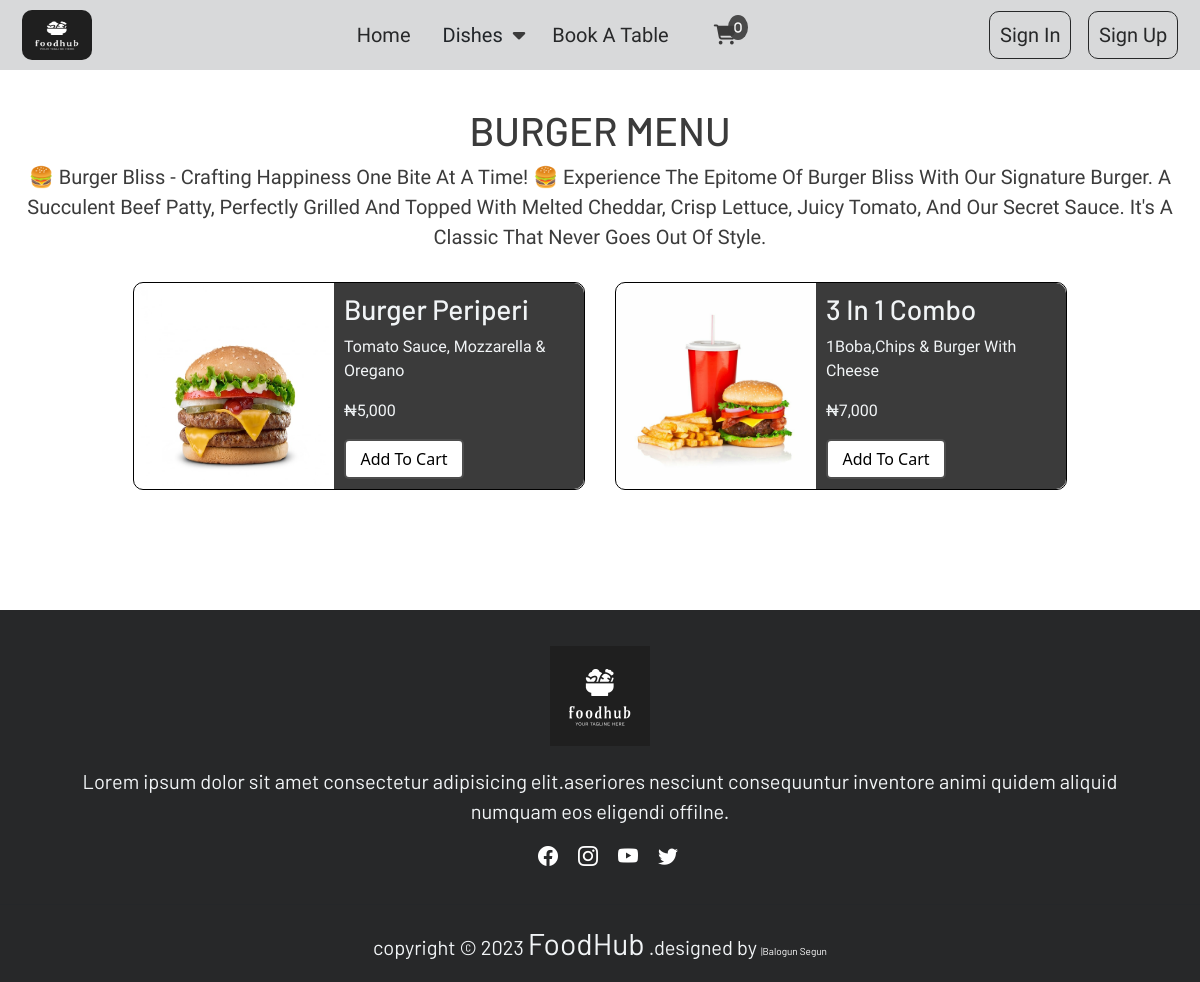
Page /product/burger on the committed database.
### food_app/models.py (models this page shows, shortened)
class Category(models.Model):
    food_name = models.CharField(max_length=50)
    pics = models.ImageField(upload_to="category_pics")
    description = models.TextField(null=True)
    slug = models.SlugField(unique=True)

class Product(models.Model):
    type = models.ForeignKey(Category, on_delete=models.CASCADE)
    product_name = models.CharField(max_length=100)
    pics = models.ImageField(upload_to="product_pics")
    price = models.IntegerField()
    description = models.TextField(max_length=100)
    slug = models.SlugField()
    def __str__(self):
        return self.product_name

### food_app/views.py (the view)
# urls.py: path("product", views.add_product, name="product"),
def product(request, slug):
    foodbrand = get_object_or_404(Category, slug=slug)
    type_slug_value =  slug
    product = Product.objects.filter(type__slug=type_slug_value)
    print(product)
    context = {
        "foodbrand":foodbrand,
        "product": product,
    }
    return render(request, 'product.html', context)

### food_app/context_processors.py (called while the page is built)
def site_settings(request):
    today = datetime.date.today()
    year = today.year
    category = Category.objects.all()
    return {'category': category, 'year': year}

def order_item_count(request):
    if request.user.is_authenticated:
        cart = request.user.cart
        cart_items = CartItem.objects.filter(cart=cart)
        return {'order_item_count': cart_items.count()}
    return {'order_item_count': 0}

### templates/product.html (shortened to what this page needs)
{% extends 'base.html' %}
{%load static%}
{% load humanize %}
{% block content %}
<div class="">
  <div class="product">
    <div class="product-head">
      <h1>{{foodbrand.food_name}} menu</h1>
      <p>{{foodbrand.description}}</p>
    </div>
    <div class="product-card">
      {% if not product %}
        <p>No item found</p>
      {% else %}
        {% for item in product%}
          <div class="each-card">
            <div>
              <img src="{{item.pics.url}}" alt="">
            </div>
            <div class="detail-side">
              <h3 class="text-capitalize">{{item.product_name}}</h3>
              <p class="text-capitalize">{{item.description}}</p>
              <p class="">₦{{item.price|intcomma }}</p>
              <div class="d-flex flex-wrap gap-2">
                <form action="{% url 'add-to-cart' item.id %}" method="post">
                  <button type="submit" class="btn2 ">add to cart</button>
                </form>
              </div>
            </div>
          </div>
        {% endfor %}
      {% endif %}
    </div>
  </div>
</div>
{% endblock content %}

### static/css/main.css (style rules this page uses)
* { margin: 0%; padding: 0%; border-spacing: 0%; }
html, body { margin:0; height:100%; }
.product { padding: 3% 0 10%; }
.product-head { text-align: center; text-transform: capitalize; color: #3B3B3B; }
.product-head h1, .detail-side h3 { text-transform: uppercase; font-family: 'Barlow', sans-serif; }
.product-head p { font-family: 'Titillium Web', sans-serif; font-weight: 500; font-size: 20px; padding: 0 20px; }
.product-card { display: flex; justify-content: center; flex-wrap: wrap; gap: 30px; padding: 0 10px; margin-top: 30px; }
.each-card { display: flex; flex-wrap: wrap; width: fit-content !important; height: fit-content ; border: 1px solid black; place-items: center; border-radius: 10px; transition: 0.6s; }
.each-card div { margin: auto; }
.each-card div img { border-radius: 10px 0px 0px 10px; margin: auto !important; flex-grow: 2; height: 200px; max-width: 200px; }
.detail-side { flex-grow: 2; padding: 10px 10px; max-width: 250px; height: auto; min-height: 200px; background-color:#3B3B3B; color: #f1f4f6; border-radius: 0px 10px 10px 0px; }
.detail-side p { font-family: 'Titillium Web', sans-serif; font-size: 16px; }
.btn2 { border: 2px solid rgba(0, 0, 0, 0.697); border-radius: 5px; font-weight: 500; color: black; background-color: white; width: 120px; text-transform: capitalize; height: 40px; }

### rows in the picture
Category: food_name "BURGER", description "🍔 Burger Bliss - Crafting Happiness One Bite At A Time! 🍔 Experience The Epitome Of Burger Bliss With Our Signature Burger. A Succulent Beef Patty, Perfectly Grilled And Topped With Melted Cheddar, Crisp Lettuce, Juicy Tomato, And Our Secret Sauce. It's A Classic That Never Goes Out Of Style."
Product: pics (picture), product_name "Burger Periperi", description "Tomato Sauce, Mozzarella & Oregano", price "5,000"
Product: pics (picture), product_name "3 In 1 Combo", description "1Boba,Chips & Burger With Cheese", price "7,000"
